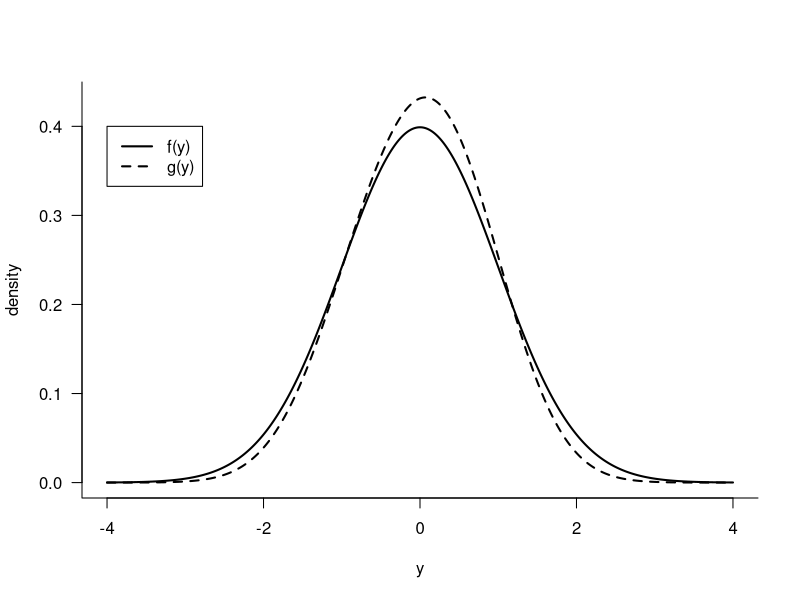
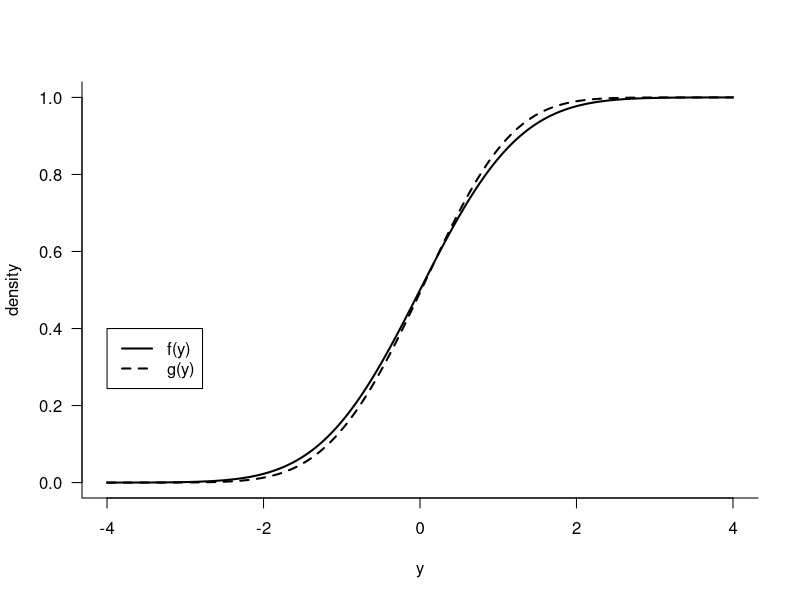
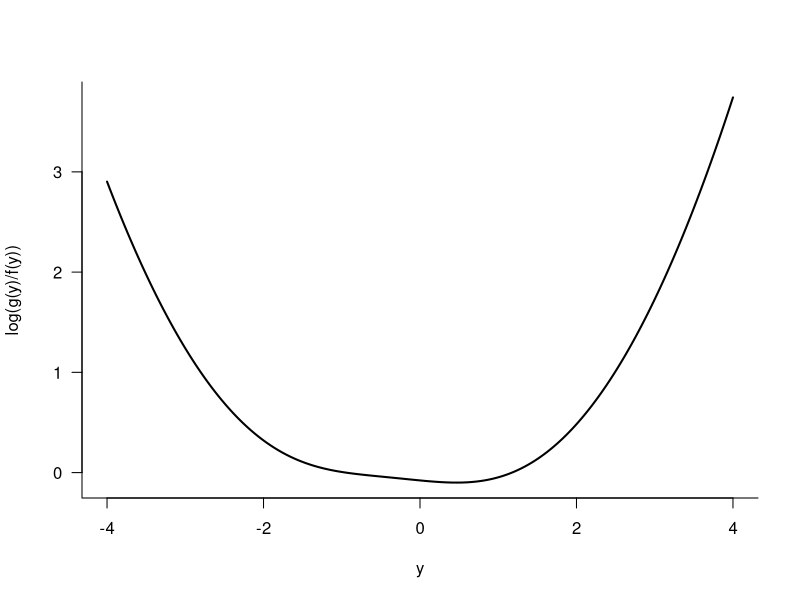
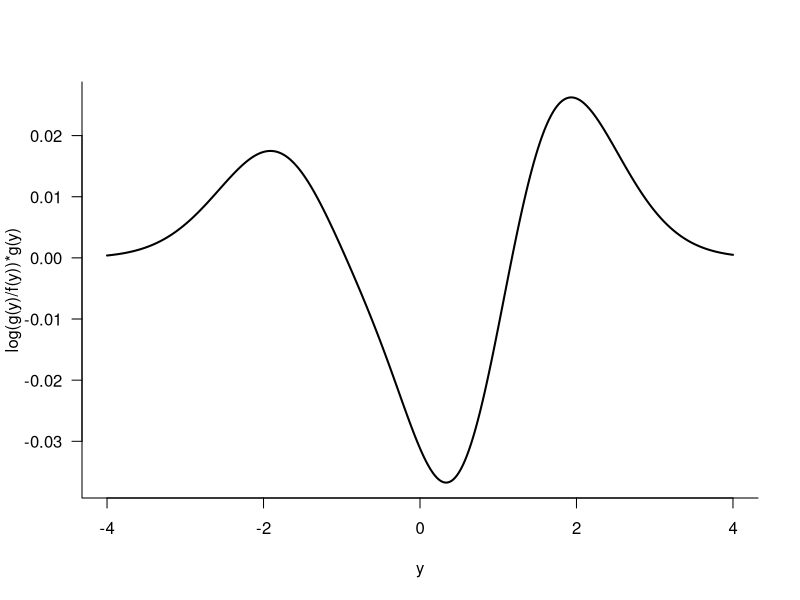
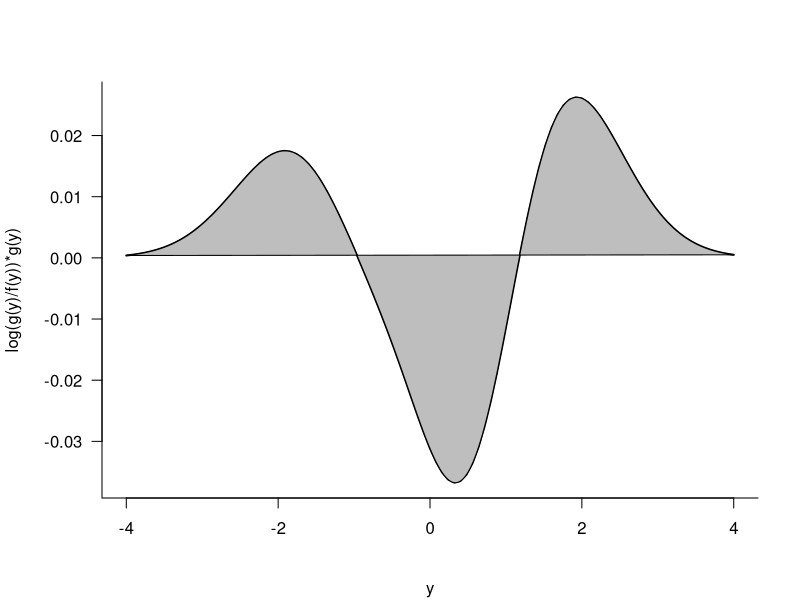

R code for these plots, in order:
# Script: Kullback_Leibler_Divergence_Example.R
# Description: This script calculates and visualizes the Kullback-Leibler divergence between two probability distributions.
# It generates multiple plots, which can optionally be saved as PDF files.

# Flag to control PDF generation
generate_pdf <- TRUE  # Set to FALSE if you do not want to generate PDF files

# Define the sequence of x values
x <- seq(-4, 4, by = 0.001)

# Define the first probability density function (PDF) f1
f1 <- function(x) {
  return(0.4 * dnorm(x, mean = -0.6, sd = 0.75) +
           0.6 * dnorm(x, mean = 0.4, sd = 0.75))
}

# Define the second probability density function (PDF) f2 (standard normal distribution)
f2 <- function(x) {
  return(dnorm(x))
}

# Define the cumulative distribution function (CDF) F1 corresponding to f1
F1 <- function(x) {
  return(0.4 * pnorm(x, mean = -0.6, sd = 0.75) +
           0.6 * pnorm(x, mean = 0.4, sd = 0.75))
}

# Define the cumulative distribution function (CDF) F2 corresponding to f2
F2 <- function(x) {
  return(pnorm(x))
}

# Define the Kullback-Leibler divergence function
KL <- function(x) {
  log(f2(x) / f1(x)) * f2(x)
}

# Generate plot comparing f1 and f2
if (generate_pdf) {pdf("plots/plot.KL.1.pdf", height = 4, width = 8)}
plot(x, f1(x), type = "l", lwd = 2, lty = 2, ylab = "density", xlab = "y", las = 1, bty = "l")
lines(x, f2(x), lty = 1, lwd = 2, las = 1, bty = "l")
legend(-4, 0.4, lty = c(1, 2), lwd = 2, c("f(y)", "g(y)"))
if (generate_pdf) {dev.off()}

# Generate plot comparing F1 and F2
if (generate_pdf) {pdf("plots/plot.KL.KS.pdf", height = 4, width = 8)}
plot(x, F1(x), type = "l", lwd = 2, lty = 2, ylab = "density", xlab = "y", las = 1, bty = "l")
lines(x, F2(x), lty = 1, lwd = 2, las = 1, bty = "l")
legend(-4, 0.4, lty = c(1, 2), lwd = 2, c("f(y)", "g(y)"))
if (generate_pdf) {dev.off()}

# Generate plot for log(f2(x)/f1(x))
if (generate_pdf) {pdf("plots/plot.KL.2.pdf", height = 4, width = 8)}
plot(x, log(f2(x) / f1(x)), ylab = "log(g(y)/f(y))", xlab = "y", type = "l", lwd = 2, las = 1, bty = "l")
if (generate_pdf) {dev.off()}

# Generate plot for log(f2(x)/f1(x)) * f2(x)
if (generate_pdf) {pdf("plots/plot.KL.3.pdf", height = 4, width = 8)}
plot(x, log(f2(x) / f1(x)) * f2(x), ylab = "log(g(y)/f(y))*g(y)", xlab = "y", type = "l", lwd = 2, las = 1, bty = "l")
if (generate_pdf) {dev.off()}

# Generate plot from above with a shaded area between the curve and the x-axis
if (generate_pdf) {pdf("plots/plot.KL.4.pdf", height = 4, width = 8)}
par(mar = c(5, 5, 4, 2) + 0.1, mgp = c(4, 1, 0))
curve(KL, from = min(x), to = max(x), ylab = "log(g(y)/f(y))*g(y)", xlab = "y", type = "l", lwd = 2, las = 1, bty = "l")
x1 <- c(x, min(x))
polygon(x1, y = KL(x1), col = "grey")
par(mgp = c(3, 1, 0), mar = c(5, 4, 4, 2) + 0.1)
if (generate_pdf) {dev.off()}
